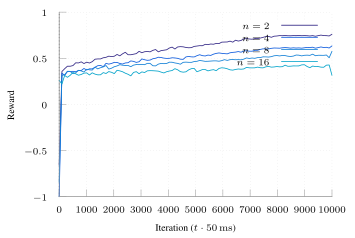

Here is the gnuplot script that generated this plot:
set terminal tikz standalone color size 9cm,6cm font '\scriptsize' preamble '\usepackage{microtype} \usepackage{times} \usepackage[T1]{fontenc} \usepackage{siunitx}\sisetup{detect-all}'
set output "online-varyN-reward-e-8-binary.tex"

load "parula.pal"

set style line 102 lc rgb '#a0a0a0' lt 1 lw 1
set border ls 102
set colorbox border 102
set key textcolor rgb "black"
set tics textcolor rgb "black"
set label textcolor rgb "black"

set border 3
set grid x y
set xtics nomirror
set ytics nomirror
#set key above

#set key autotitle columnhead
set datafile separator ","

set xlabel "Iteration ($t \\cdot{} \\SI{50}{\\milli\\second}$)"
set ylabel "Reward"

set yzeroaxis
set yrange [-1.0:1.0]

plot '../results/online-2-e-8-avg.csv' u 1:2 w lines smooth sbezier title "$n=2$", \
     '../results/online-4-e-8-avg.csv' u 1:2 w lines smooth sbezier title "$n=4$", \
     '../results/online-8-e-8-avg.csv' u 1:2 w lines smooth sbezier title "$n=8$", \
     '../results/online-16-e-8-avg.csv' u 1:2 w lines smooth sbezier title "$n=16$"
